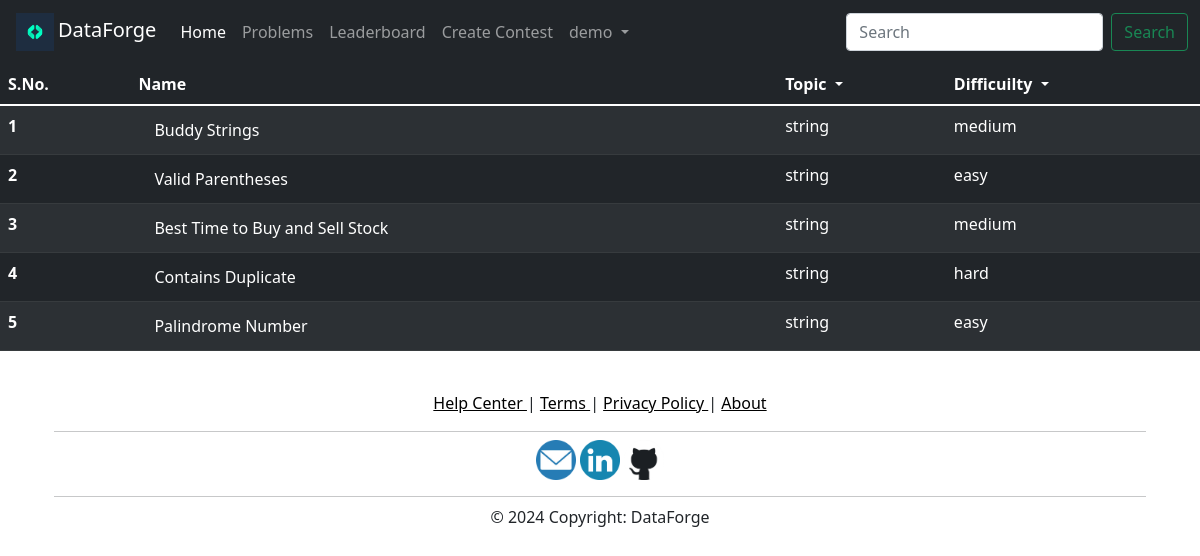
The page /problems/demo/type/string on the database its author committed.
### Home/models.py (models this page shows, shortened)
class User(models.Model):
    username = models.CharField(primary_key=True,max_length=122)
    name = models.CharField(max_length=122)
    email = models.CharField(unique=True,max_length=122)
    password = models.CharField(max_length=32)
    problems_solved = models.IntegerField(default=0)

class Problem(models.Model):
    id = models.IntegerField(primary_key=True)
    name = models.CharField(max_length=122)
    type = models.CharField(max_length=50)
    difficuilty = models.CharField(max_length=10)
    statement = models.TextField()
    task = models.TextField(null=True)
    time_complexity = models.CharField(max_length=50,null=True)
    space_complexity = models.CharField(max_length=50,null=True)
    constraints = models.CharField(max_length=122,null=True)
    example = models.TextField(null=True)

### Home/views.py (the view)
# urls.py: path("problems/<str:user_name>/type/<str:type>", views.problems_typeSpecific, name="type_specific_problems"),
def problems_typeSpecific(request,user_name,type):
    user = User.objects.get(username=str(user_name))
    problems = Problem.objects.filter(type=str(type))
    rank = User.objects.all().filter(problems_solved__gt=user.problems_solved).count() + 1
    types = Problem.objects.values('type').distinct()
    return render(request,'problems.html',{'user':user,'problems':problems,'types':types,'rank':rank})

### templates/problems.html (shortened to what this page needs)
{% extends 'base.html' %}
{% block account %}
  <li class="nav-item dropdown">
    <a class="nav-link dropdown-toggle" href="#" id="navbarDropdown" role="button" data-bs-toggle="dropdown" aria-expanded="false">
        {{ user.name }}
    </a>
  </li>
{% endblock account %}
{% block problems %}
<li class="nav-item">
  <a class="nav-link" href="/problems/{{ user.username }}">Problems</a>
</li>
{% endblock problems %}
{% block navbar %}
  <form class="d-flex" method="post" action="/problem_search/{{ user.username }}">
    <input class="form-control me-2" type="search" name="search" placeholder="Search" aria-label="Search">
    <button class="btn btn-outline-success" type="submit">Search</button>
  </form>
{% endblock navbar %}
{% block body %}
<table class="table table-dark table-striped">
    <thead>
      <tr>
        <th scope="col">S.No.</th>
        <th scope="col">Name</th>
        <th scope="col dropdown">
                <a class="nav-link dropdown-toggle px-0 py-0" href="#" id="navbarDropdown" role="button" data-bs-toggle="dropdown" aria-expanded="false" style="color:white">
                  Topic
                </a>
        </th>
        <th scope="col">
            <a class="nav-link dropdown-toggle px-0 py-0" href="#" id="navbarDropdown" role="button" data-bs-toggle="dropdown" aria-expanded="false" style="color:white">
                Difficuilty
              </a>
        </th>
      </tr>
    </thead>
    <tbody>
        {% for item in problems %}
          <tr>
            <th scope="row">{{ forloop.counter }}</th>
            <td><a class="nav-link py-1" href="/problem_desc/{{ user.username }}/{{ item.id }}" style="color:white">{{ item.name }}</td>
            <td>{{ item.type }}</td>
            <td>{{ item.difficuilty }}</td>
          </tr>
        {% endfor %}
    </tbody>
  </table>
{% endblock body %}

### rows shown on the page
User: name "demo"
Problem: name "Buddy Strings", type "string", difficuilty "medium"
Problem: name "Valid Parentheses", type "string", difficuilty "easy"
Problem: name "Best Time to Buy and Sell Stock", type "string", difficuilty "medium"
Problem: name "Contains Duplicate", type "string", difficuilty "hard"
Problem: name "Palindrome Number", type "string", difficuilty "easy"
